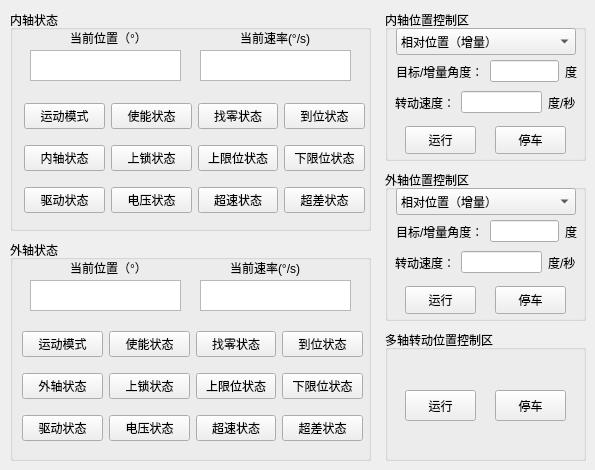
      <widget class="QWidget" name="tab_27">
       <attribute name="title">
        <string>轴状态 / 位置控制</string>
       </attribute>
       <widget class="QGroupBox" name="groupBox_InnerSstate">
        <property name="geometry">
         <rect>
          <x>10</x>
          <y>10</y>
          <width>361</width>
          <height>221</height>
         </rect>
        </property>
        <property name="title">
         <string>内轴状态</string>
        </property>
        <widget class="QLabel" name="label_InnerCurrentPosition">
         <property name="geometry">
          <rect>
           <x>60</x>
           <y>20</y>
           <width>81</width>
           <height>16</height>
          </rect>
         </property>
         <property name="text">
          <string>当前位置（°）</string>
         </property>
        </widget>
        <widget class="QLabel" name="label_InnerCurrentSpeed">
         <property name="geometry">
          <rect>
           <x>230</x>
           <y>20</y>
           <width>81</width>
           <height>16</height>
          </rect>
         </property>
         <property name="text">
          <string>当前速率(°/s)</string>
         </property>
        </widget>
        <widget class="QTextEdit" name="textEdit_InnerCurrentPosition">
         <property name="geometry">
          <rect>
           <x>20</x>
           <y>40</y>
           <width>151</width>
           <height>31</height>
          </rect>
         </property>
         <property name="readOnly">
          <bool>true</bool>
         </property>
        </widget>
        <widget class="QTextEdit" name="textEdit_InnerCurrentSpeed">
         <property name="geometry">
          <rect>
           <x>190</x>
           <y>40</y>
           <width>151</width>
           <height>31</height>
          </rect>
         </property>
         <property name="readOnly">
          <bool>true</bool>
         </property>
        </widget>
        <widget class="QWidget" name="layoutWidget">
         <property name="geometry">
          <rect>
           <x>14</x>
           <y>83</y>
           <width>341</width>
           <height>131</height>
          </rect>
         </property>
         <layout class="QVBoxLayout" name="verticalLayout">
          <item>
           <layout class="QHBoxLayout" name="horizontalLayout_3">
            <item>
             <widget class="QPushButton" name="pushButton_InnerRunMode">
              <property name="text">
               <string>运动模式</string>
              </property>
             </widget>
            </item>
            <item>
             <widget class="QPushButton" name="pushButton_InnerEnable">
              <property name="enabled">
               <bool>true</bool>
              </property>
              <property name="autoFillBackground">
               <bool>false</bool>
              </property>
              <property name="text">
               <string>使能状态</string>
              </property>
             </widget>
            </item>
            <item>
             <widget class="QPushButton" name="pushButton_InnerReturnToZero">
              <property name="text">
               <string>找零状态</string>
              </property>
             </widget>
            </item>
            <item>
             <widget class="QPushButton" name="pushButton_InnerMoveInPlace">
              <property name="text">
               <string>到位状态</string>
              </property>
             </widget>
            </item>
           </layout>
          </item>
          <item>
           <layout class="QHBoxLayout" name="horizontalLayout_10">
            <item>
             <widget class="QPushButton" name="pushButton_InnerModel">
              <property name="text">
               <string>内轴状态</string>
              </property>
             </widget>
            </item>
            <item>
             <widget class="QPushButton" name="pushButton_InnerLockState">
              <property name="text">
               <string>上锁状态</string>
              </property>
             </widget>
            </item>
            <item>
             <widget class="QPushButton" name="pushButton_InnerUpLimit">
              <property name="text">
               <string>上限位状态</string>
              </property>
             </widget>
            </item>
            <item>
             <widget class="QPushButton" name="pushButton_InnerDownLimit">
              <property name="text">
               <string>下限位状态</string>
              </property>
             </widget>
            </item>
           </layout>
          </item>
          <item>
           <layout class="QHBoxLayout" name="horizontalLayout_11">
            <item>
             <widget class="QPushButton" name="pushButton_InnerDriverFault">
              <property name="text">
               <string>驱动状态</string>
              </property>
             </widget>
            </item>
            <item>
             <widget class="QPushButton" name="pushButton_InnerOverVoltage">
              <property name="text">
               <string>电压状态</string>
              </property>
             </widget>
            </item>
            <item>
             <widget class="QPushButton" name="pushButton_InnerOverSpeed">
              <property name="text">
               <string>超速状态</string>
              </property>
             </widget>
            </item>
            <item>
             <widget class="QPushButton" name="pushButton_InnerOverDiff">
              <property name="text">
               <string>超差状态</string>
              </property>
             </widget>
            </item>
           </layout>
          </item>
         </layout>
        </widget>
       </widget>
       <widget class="QGroupBox" name="groupBox_OutState">
        <property name="geometry">
         <rect>
          <x>10</x>
          <y>240</y>
          <width>361</width>
          <height>221</height>
         </rect>
        </property>
        <property name="title">
         <string>外轴状态</string>
        </property>
        <widget class="QTextEdit" name="textEdit_outterCurrentSpeed">
         <property name="geometry">
          <rect>
           <x>190</x>
           <y>40</y>
           <width>151</width>
           <height>31</height>
          </rect>
         </property>
         <property name="readOnly">
          <bool>true</bool>
         </property>
        </widget>
        <widget class="QLabel" name="label_OutterCurrentPosition">
         <property name="geometry">
          <rect>
           <x>60</x>
           <y>20</y>
           <width>81</width>
           <height>16</height>
          </rect>
         </property>
         <property name="text">
          <string>当前位置（°）</string>
         </property>
        </widget>
        <widget class="QTextEdit" name="textEdit_OutterCurrentPosition">
         <property name="geometry">
          <rect>
           <x>20</x>
           <y>40</y>
           <width>151</width>
           <height>31</height>
          </rect>
         </property>
         <property name="readOnly">
          <bool>true</bool>
         </property>
        </widget>
        <widget class="QLabel" name="label_outterCurrentSpeed">
         <property name="geometry">
          <rect>
           <x>220</x>
           <y>20</y>
           <width>81</width>
           <height>16</height>
          </rect>
         </property>
         <property name="text">
          <string>当前速率(°/s)</string>
         </property>
        </widget>
        <widget class="QWidget" name="layoutWidget_2">
         <property name="geometry">
          <rect>
           <x>12</x>
           <y>81</y>
           <width>341</width>
           <height>131</height>
          </rect>
         </property>
         <layout class="QVBoxLayout" name="verticalLayout_2">
          <item>
           <layout class="QHBoxLayout" name="horizontalLayout_12">
            <item>
             <widget class="QPushButton" name="pushButton_OuterRunMode">
              <property name="text">
               <string>运动模式</string>
              </property>
             </widget>
            </item>
            <item>
             <widget class="QPushButton" name="pushButton_OuterEnable">
              <property name="text">
               <string>使能状态</string>
              </property>
             </widget>
            </item>
            <item>
             <widget class="QPushButton" name="pushButton_OuterReturnToZero">
              <property name="text">
               <string>找零状态</string>
              </property>
             </widget>
            </item>
            <item>
             <widget class="QPushButton" name="pushButton_OuterMoveInPlace">
              <property name="text">
               <string>到位状态</string>
              </property>
             </widget>
            </item>
           </layout>
          </item>
          <item>
           <layout class="QHBoxLayout" name="horizontalLayout_13">
            <item>
             <widget class="QPushButton" name="pushButton_OuterModel">
              <property name="text">
               <string>外轴状态</string>
              </property>
             </widget>
            </item>
            <item>
             <widget class="QPushButton" name="pushButton_OuterLockState">
              <property name="text">
               <string>上锁状态</string>
              </property>
             </widget>
            </item>
            <item>
             <widget class="QPushButton" name="pushButton_OuterUpLimit">
              <property name="text">
               <string>上限位状态</string>
              </property>
             </widget>
            </item>
            <item>
             <widget class="QPushButton" name="pushButton_OuterDownLimit">
              <property name="text">
               <string>下限位状态</string>
              </property>
             </widget>
            </item>
           </layout>
          </item>
          <item>
           <layout class="QHBoxLayout" name="horizontalLayout_14">
            <item>
             <widget class="QPushButton" name="pushButton_OuterDriverFault">
              <property name="text">
               <string>驱动状态</string>
              </property>
             </widget>
            </item>
            <item>
             <widget class="QPushButton" name="pushButton_OuterOverVoltage">
              <property name="text">
               <string>电压状态</string>
              </property>
             </widget>
            </item>
            <item>
             <widget class="QPushButton" name="pushButton_OuterOverSpeed">
              <property name="text">
               <string>超速状态</string>
              </property>
             </widget>
            </item>
            <item>
             <widget class="QPushButton" name="pushButton_OuterOverDiff">
              <property name="text">
               <string>超差状态</string>
              </property>
             </widget>
            </item>
           </layout>
          </item>
         </layout>
        </widget>
       </widget>
      <widget class="QGroupBox" name="groupBox_2">
        <property name="geometry">
         <rect>
          <x>385</x>
          <y>10</y>
          <width>201</width>
          <height>151</height>
         </rect>
        </property>
        <property name="title">
         <string>内轴位置控制区</string>
        </property>
        <widget class="QComboBox" name="comboBox_InnerPositionMode">
         <property name="geometry">
          <rect><x>11</x><y>18</y><width>180</width><height>27</height></rect>
         </property>
         <item><property name="text"><string>相对位置（增量）</string></property></item>
         <item><property name="text"><string>绝对位置（目标角）</string></property></item>
        </widget>
        <widget class="QPushButton" name="pushButton_InnerRun">
         <property name="geometry">
          <rect>
           <x>20</x>
           <y>116</y>
           <width>71</width>
           <height>28</height>
          </rect>
         </property>
         <property name="text">
          <string>运行</string>
         </property>
        </widget>
        <widget class="QPushButton" name="pushButton_InnerStop">
         <property name="geometry">
          <rect>
           <x>110</x>
           <y>116</y>
           <width>71</width>
           <height>28</height>
          </rect>
         </property>
         <property name="text">
          <string>停车</string>
         </property>
        </widget>
        <widget class="QWidget" name="layoutWidget">
         <property name="geometry">
          <rect>
           <x>11</x>
           <y>48</y>
           <width>181</width>
           <height>27</height>
          </rect>
         </property>
         <layout class="QHBoxLayout" name="horizontalLayout_4">
          <item>
           <widget class="QLabel" name="label_InnerRotationAngleSet">
            <property name="text">
             <string>目标/增量角度：</string>
            </property>
           </widget>
          </item>
          <item>
           <widget class="QLineEdit" name="lineEdit_InnerRotationAngleSet">
            </widget>
          </item>
          <item>
           <widget class="QLabel" name="label_Du">
            <property name="text">
             <string>度</string>
            </property>
           </widget>
          </item>
         </layout>
        </widget>
        <widget class="QWidget" name="layoutWidget">
         <property name="geometry">
          <rect>
           <x>10</x>
           <y>79</y>
           <width>181</width>
           <height>27</height>
          </rect>
         </property>
         <layout class="QHBoxLayout" name="horizontalLayout_5">
          <item>
           <widget class="QLabel" name="label_InnerRotationSpeedSet">
            <property name="text">
             <string>转动速度：</string>
            </property>
           </widget>
          </item>
          <item>
           <widget class="QLineEdit" name="lineEdit_InnerRotationSpeedSet">
            </widget>
          </item>
          <item>
           <widget class="QLabel" name="label_Du_5">
            <property name="text">
             <string>度/秒</string>
            </property>
           </widget>
          </item>
         </layout>
        </widget>
       </widget>
       <widget class="QGroupBox" name="groupBox_3">
        <property name="geometry">
         <rect>
          <x>385</x>
          <y>170</y>
          <width>201</width>
          <height>151</height>
         </rect>
        </property>
        <property name="title">
         <string>外轴位置控制区</string>
        </property>
        <widget class="QComboBox" name="comboBox_OuterPositionMode">
         <property name="geometry">
          <rect><x>11</x><y>18</y><width>180</width><height>27</height></rect>
         </property>
         <item><property name="text"><string>相对位置（增量）</string></property></item>
         <item><property name="text"><string>绝对位置（目标角）</string></property></item>
        </widget>
        <widget class="QPushButton" name="pushButton_OutterRun">
         <property name="geometry">
          <rect>
           <x>20</x>
           <y>116</y>
           <width>71</width>
           <height>28</height>
          </rect>
         </property>
         <property name="text">
          <string>运行</string>
         </property>
        </widget>
        <widget class="QPushButton" name="pushButton_OutterStop">
         <property name="geometry">
          <rect>
           <x>110</x>
           <y>116</y>
           <width>71</width>
           <height>28</height>
          </rect>
         </property>
         <property name="text">
          <string>停车</string>
         </property>
        </widget>
        <widget class="QWidget" name="layoutWidget">
         <property name="geometry">
          <rect>
           <x>11</x>
           <y>48</y>
           <width>181</width>
           <height>27</height>
          </rect>
         </property>
         <layout class="QHBoxLayout" name="horizontalLayout_6">
          <item>
           <widget class="QLabel" name="label_outterRotationAngleSet">
            <property name="text">
             <string>目标/增量角度：</string>
            </property>
           </widget>
          </item>
          <item>
           <widget class="QLineEdit" name="lineEdit_outerRotationAngleSet">
            </widget>
          </item>
          <item>
           <widget class="QLabel" name="label_Du_2">
            <property name="text">
             <string>度</string>
            </property>
           </widget>
          </item>
         </layout>
        </widget>
        <widget class="QWidget" name="layoutWidget">
         <property name="geometry">
          <rect>
           <x>10</x>
           <y>79</y>
           <width>181</width>
           <height>27</height>
          </rect>
         </property>
         <layout class="QHBoxLayout" name="horizontalLayout_7">
          <item>
           <widget class="QLabel" name="label_outterRotationSpeedSet">
            <property name="text">
             <string>转动速度：</string>
            </property>
           </widget>
          </item>
          <item>
           <widget class="QLineEdit" name="lineEdit_outerRotationSpeedSet">
            </widget>
          </item>
          <item>
           <widget class="QLabel" name="label_Du_6">
            <property name="text">
             <string>度/秒</string>
            </property>
           </widget>
          </item>
         </layout>
        </widget>
       </widget>
       <widget class="QGroupBox" name="groupBox_AllRationController">
        <property name="geometry">
         <rect>
          <x>385</x>
          <y>330</y>
          <width>201</width>
          <height>131</height>
         </rect>
        </property>
        <property name="title">
         <string>多轴转动位置控制区</string>
        </property>
        <widget class="QPushButton" name="pushButton_AllRun">
         <property name="geometry">
          <rect>
           <x>20</x>
           <y>60</y>
           <width>71</width>
           <height>31</height>
          </rect>
         </property>
         <property name="text">
          <string>运行</string>
         </property>
        </widget>
        <widget class="QPushButton" name="pushButton_AllStop">
         <property name="geometry">
          <rect>
           <x>110</x>
           <y>60</y>
           <width>71</width>
           <height>31</height>
          </rect>
         </property>
         <property name="text">
          <string>停车</string>
         </property>
        </widget>
       </widget>
       </widget>
